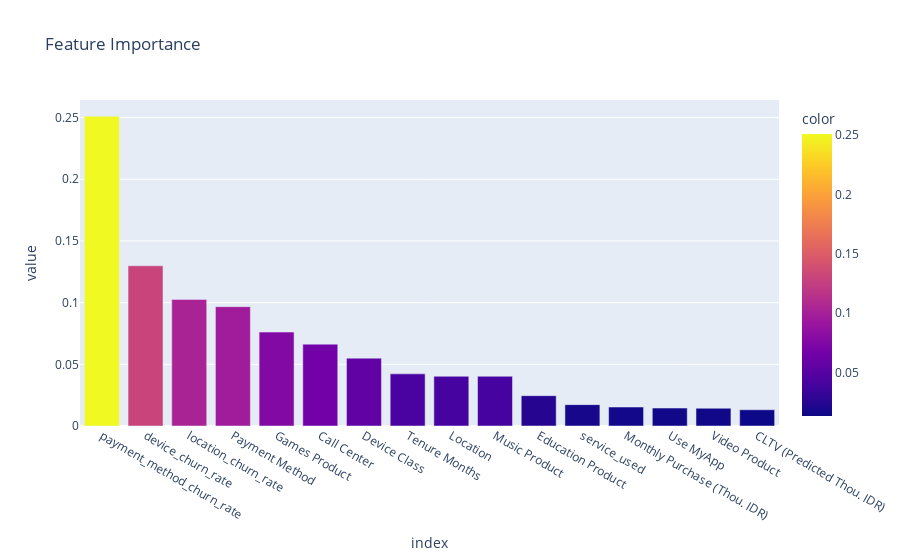

Notebook code cell kept with this figure:
### Code cell
# feature importance
importance = grid_clf.best_estimator_.feature_importances_
feature_imp = pd.Series(importance, index=X.columns).sort_values(ascending=False)
fig = px.bar(feature_imp, color=feature_imp, title='Feature Importance')
fig.show()

### Figure 1 — Plotly figure (JSON) as saved in the notebook; plotly's stock layout.template omitted (floating-point values rounded to 4 significant figures)
{"data": [{"alignmentgroup": "True", "hovertemplate": "index=%{x}<br>value=%{y}<br>color=%{marker.color}<extra></extra>", "legendgroup": "", "marker": {"color": [0.251, 0.1299, 0.1026, 0.09674, 0.07612, 0.06636, 0.055, 0.04226, 0.0403, 0.0403, 0.02459, 0.01731, 0.01537, 0.01453, 0.0144, 0.01316], "coloraxis": "coloraxis", "pattern": {"shape": ""}}, "name": "", "offsetgroup": "", "orientation": "v", "showlegend": false, "textposition": "auto", "type": "bar", "x": ["payment_method_churn_rate", "device_churn_rate", "location_churn_rate", "Payment Method", "Games Product", "Call Center", "Device Class", "Tenure Months", "Location", "Music Product", "Education Product", "service_used", "Monthly Purchase (Thou. IDR)", "Use MyApp", "Video Product", "CLTV (Predicted Thou. IDR)"], "xaxis": "x", "y": [0.251, 0.1299, 0.1026, 0.09674, 0.07612, 0.06636, 0.055, 0.04226, 0.0403, 0.0403, 0.02459, 0.01731, 0.01537, 0.01453, 0.0144, 0.01316], "yaxis": "y"}], "layout": {"barmode": "relative", "coloraxis": {"colorbar": {"title": {"text": "color"}}, "colorscale": [[0, "#0d0887"], [0.1111, "#46039f"], [0.2222, "#7201a8"], [0.3333, "#9c179e"], [0.4444, "#bd3786"], [0.5556, "#d8576b"], [0.6667, "#ed7953"], [0.7778, "#fb9f3a"], [0.8889, "#fdca26"], [1, "#f0f921"]]}, "legend": {"tracegroupgap": 0}, "title": {"text": "Feature Importance"}, "xaxis": {"anchor": "y", "domain": [0, 1], "title": {"text": "index"}}, "yaxis": {"anchor": "x", "domain": [0, 1], "title": {"text": "value"}}}}
